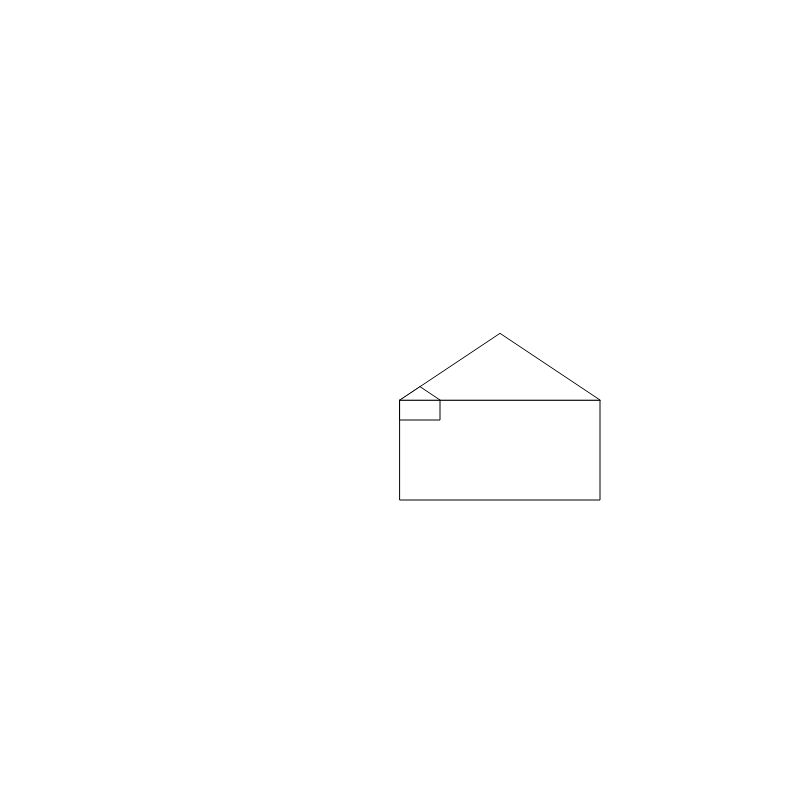
Frame 1 (no input)
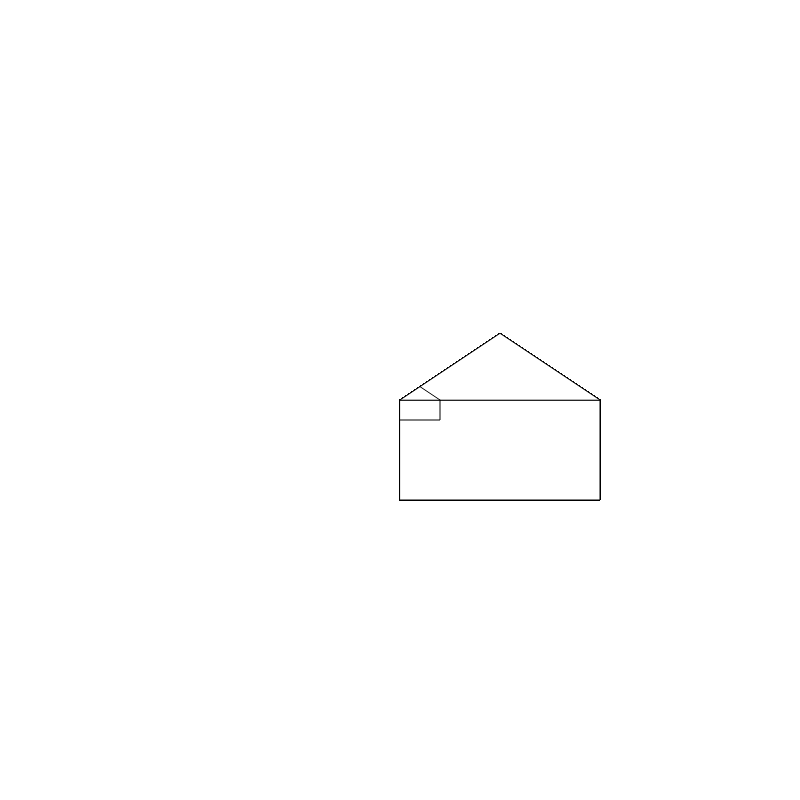
Frame 60 (no input)
Frame 120 (the mouse pressed at the canvas centre since frame 60): identical to frame 60, image omitted

The p5.js sketch that drew these frames (run headless with seeded random() and noise() and a simulated clock; from frame 60 on, the mouse is pressed at the canvas centre):

// p5.js sketch
// ── sketch.js
var houseWidth = 200
var roofHeight = houseWidth/3
var houseWidth2 = houseWidth/5
var roofHeight2 = houseWidth2/3

function setup() {
	createCanvas(800, 800);
}

function draw() {

	rect(width / 2, height / 2, houseWidth, houseWidth / 2);
	triangle(width / 2, height / 2, width / 2 + houseWidth / 2, height / 2 - roofHeight, width / 2 + houseWidth, height / 2);
	rect(width / 2, height / 2, houseWidth2, houseWidth2 / 2);
	triangle(width / 2, height / 2, width / 2 + houseWidth2 / 2, height / 2 - roofHeight2, width / 2 + houseWidth2, height / 2);
}
